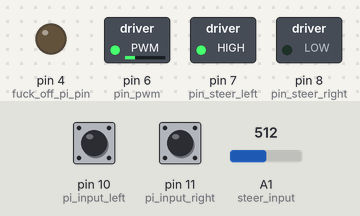
Bench run of a sketch on a simulated Arduino Uno, built with avr-gcc and run on an emulated ATmega328P. Parts: switched loads named in the sketch (green lamp = pin HIGH), output pins drawn as LEDs (lit = HIGH). The inputs (shaded band) are chosen by the test bench; at power-on: A1 (steer_input) = 512, pin 10 (pi_input_left) LOW, pin 11 (pi_input_right) LOW.

Above: at 1.2 s.
1.3 s: A1 (steer_input) set to 526
2.8 s: A1 (steer_input) set to 551
At 3.5 s:
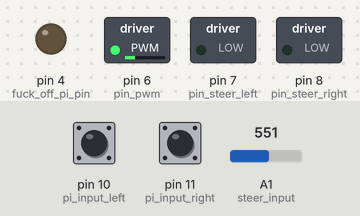
4.3 s: pin 10 (pi_input_left) pulled HIGH for 0.15 s
At 4.7 s:
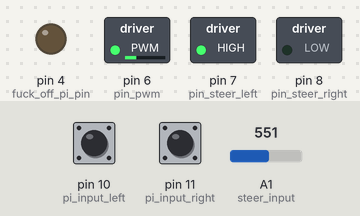
5.9 s: A1 (steer_input) set to 622
7.4 s: A1 (steer_input) set to 647
At 8.2 s:
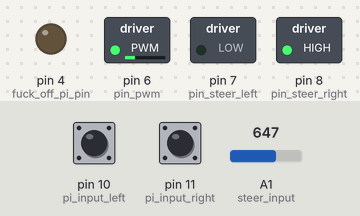
8.9 s: A1 (steer_input) set to 340
At 9.6 s:
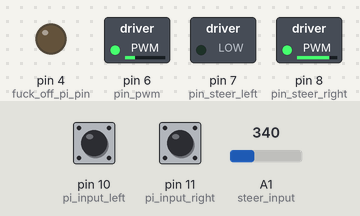
Timing chart, 0 to 11.9 s (numbered marks = the images above; inputs shaded):
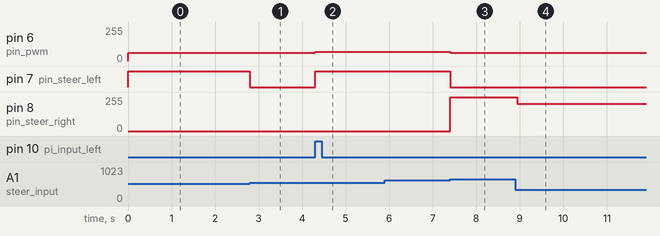

The sketch:

NANOLANDRELCUN.ino
```cpp
/*
* Kyrel Silva, Landon Brown, Duncan Stannard
* ECET 261
*/

#define steer_left_max 640 //max 660
#define steer_right_max 430 //max is 440
#define steer_straight 538 // straigh is 557
#define steer_straight_buffer 14
#define steer_pwm_factor 28 //maybe 25
#define steer_pwm_factor_straight 25 //maybe 23?


#define pin_pwm 6
#define pin_steer_left 7 //in1 -7,
#define pin_steer_right 8//in2 -8
#define steer_input A1

#define pi_input_left 10
#define pi_input_right 11

#define bat_volt_min 185
#define bat_input A0
#define fuck_off_pi_pin 4

//prototypes
void SteerLeft();
void SteerRight();
void SteerStraight();
void PiInput();
void SteerJitter();

void setup() {
  // put your setup code here, to run once:

  Serial.begin(115200);
  pinMode(pin_pwm, OUTPUT);
  pinMode(pin_steer_left, OUTPUT);
  pinMode(pin_steer_right, OUTPUT);
  pinMode(steer_input, INPUT);
  pinMode(pi_input_left, INPUT);
  pinMode(pi_input_right, INPUT);
  pinMode(fuck_off_pi_pin, OUTPUT);
  digitalWrite(fuck_off_pi_pin, LOW);
}


void SteerLeft() //set left pin high, right pin low, set pwm 0-100*steer_pwm_factor and all should be good
{
  //Serial.print("We go left: ");
  while (analogRead(steer_input) < steer_left_max)
  {
    if (analogRead(steer_input) < 350)
    {
      SteerJitter();
    }
    //Serial.println(analogRead(steer_input));
    analogWrite(pin_pwm, 2.55 * steer_pwm_factor);
    digitalWrite(pin_steer_left, HIGH);
    digitalWrite(pin_steer_right, LOW);
  }
  digitalWrite(pin_steer_right, LOW);
  digitalWrite(pin_steer_left, LOW);
  return;

}

void SteerRight() //set right pin high, left pin low, set pwm 0-100*steer_pwm_factor and all should be good
{
  //Serial.print("We go right: ");
  while (analogRead(steer_input) > steer_right_max)
  {
    if (analogRead(steer_input) < 350)
    {
      SteerJitter();
    }
    //Serial.println(analogRead(steer_input));
    analogWrite(pin_pwm, 2.55 * steer_pwm_factor);
    digitalWrite(pin_steer_right, HIGH);
    digitalWrite(pin_steer_left, LOW);
  }
  digitalWrite(pin_steer_right, LOW);
  digitalWrite(pin_steer_left, LOW);
  return;

}


// measure the pot value and then turn motor in proper direction until put value reads steer_straight, then hold motor
void SteerStraight()
{
  int analog_steer = analogRead(steer_input);
  if (analogRead(steer_input) < 350)
  {
    SteerJitter();
  }
  //Serial.print("We go straight: ");
  //Serial.println(analogRead(steer_input));
  else if ((analog_steer >= steer_straight - steer_straight_buffer) && (analog_steer <= steer_straight )) //implement buffer for straight steering
  {
    digitalWrite(pin_steer_right, LOW);
    digitalWrite(pin_steer_left, LOW);
    return;
  }
  else if ((analog_steer <= steer_straight + steer_straight_buffer) && (analog_steer >= steer_straight ))
  {
    digitalWrite(pin_steer_right, LOW);
    digitalWrite(pin_steer_left, LOW);
    return;
  }
  else if (analog_steer > steer_straight)
  {
    while (analogRead(steer_input) > steer_straight ) //if tires are left, steer right
    {
      if (analogRead(steer_input) < 350)
      {
        SteerJitter();
      }
      //Serial.print("correct right");
      //Serial.println(analogRead(analog_steer));
      analogWrite(pin_pwm, 2.55 * steer_pwm_factor_straight);
      digitalWrite(pin_steer_right, HIGH);
      digitalWrite(pin_steer_left, LOW);
    }
  }

  else if (analog_steer < steer_straight)
  {
    while (analogRead(steer_input) < steer_straight) //if tires are right, steer left
    {
      if (analogRead(steer_input) < 350)
      {
        SteerJitter();
      }
      //Serial.print("correct left ");
      //Serial.println(analogRead(steer_input));
      analogWrite(pin_pwm, 2.55 * steer_pwm_factor_straight);
      digitalWrite(pin_steer_left, HIGH);
      digitalWrite(pin_steer_right, LOW);
    }
  }
  digitalWrite(pin_steer_right, LOW);
  digitalWrite(pin_steer_left, LOW);
}

//input received will be active high. input for pin is measured and then proper direction is called, if neither, vehicle returns straight
void PiInput()
{
  if (digitalRead(pi_input_left) == HIGH)
  {
    //Serial.println("PI input left");
    SteerLeft();
    return ;
  }
  else if (digitalRead(pi_input_right) == HIGH)
  {
    //Serial.println("PI input right");
    SteerRight();
    return ;
  }
  else
  {
    //Serial.println("straight ;)");
    SteerStraight();
    return ;
  }
}

//zero spot in the pot used for steering feedback, this jitter code will run if the analog reading is ever less than the max right
void SteerJitter()
{
  analogWrite(pin_pwm, 2.55 * 60);
  digitalWrite(pin_steer_right, HIGH);
  digitalWrite(pin_steer_left, LOW);
  delay(1);
  digitalWrite(pin_steer_right, LOW);
  digitalWrite(pin_steer_left, HIGH);
  analogWrite(pin_pwm, 2.55 * 40);
  return;
}

void loop()
{
  //while(analogRead(A4) > bat_volt_min)
  //{
  //Serial.print("in main loop ");
  //Serial.println(analogRead(steer_input));
  PiInput();
  //}
  //digitalWrite(fuck_off_pi_pin, HIGH);
}
```

Measured:
- the behaviour switches between 537 and 538 on A1 (steer_input) (found by bisection; images 0 and 1)
- the behaviour switches between 639 and 640 on A1 (steer_input) (found by bisection; images 2 and 3)
- after the input at 2.8 s, pin 7 (pin_steer_left): HIGH → LOW at once
- after the input at 4.3 s, pin 6 (pin_pwm): 63/255 → 71/255 at once; pin 7 (pin_steer_left): LOW → HIGH at once
- after the input at 7.4 s, pin 6 (pin_pwm): 71/255 → 63/255 at once; pin 7 (pin_steer_left): HIGH → LOW at once; pin 8 (pin_steer_right): 0/255 → 255/255 at once
- after the input at 8.9 s, pin 8 (pin_steer_right): 255/255 → 204/255 at once
